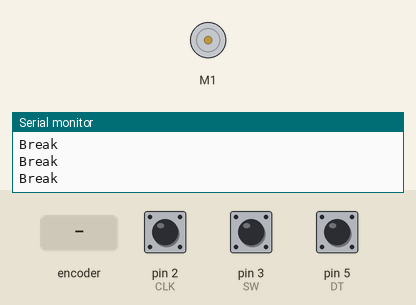
This program was run on a simulated Arduino Pro Mini, built with avr-gcc and run on an emulated ATmega328P. On the bench: DC motor (green arrow = forward, orange = backward, longer = faster), the last lines printed to the serial monitor. The inputs (shaded band) are chosen by the test bench; at power-on: pin 3 (SW) HIGH, pin 2 (CLK) HIGH, pin 5 (DT) HIGH.

Above: at 1.2 s.
1.3 s: rotary encoder on pin 2 (CLK) / pin 5 (DT) turned 3 steps (first pin leading)
At 1.43 s:
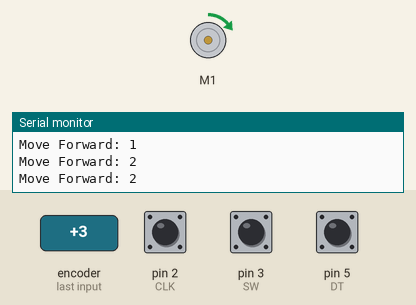
4.3 s: pin 3 (SW) pulled LOW for 0.15 s
At 5.3 s:
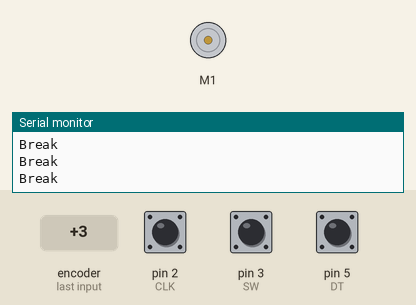
7.4 s: rotary encoder on pin 2 (CLK) / pin 5 (DT) turned 3 steps (first pin leading)
At 7.53 s:
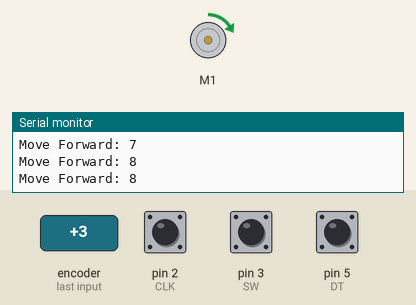
11.0 s: pin 3 (SW) driven LOW
At 12.0 s:
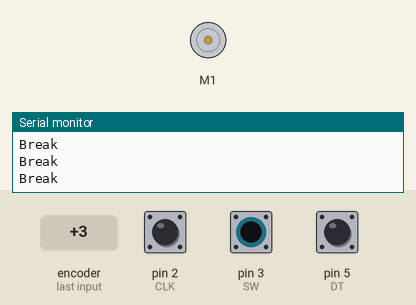
Timing chart, 0 to 14.0 s (numbered marks = the images above; inputs shaded):
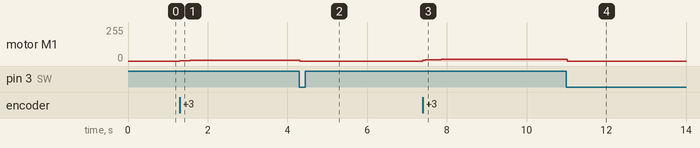

The program:

main.cpp
```cpp
/*
  Rotary Encoder - Controlling a DC Motor using L293D Shield
  modified on 23 Feb 2019
  by Saeed Hosseini
  https://electropeak.com/learn/
*/

#include <Arduino.h>
#include <AFMotor.h>

#define CLK 2
#define DT  5
#define SW  3

// int encoder_detect;
// int button_detect;

AF_DCMotor motor(1, MOTOR12_64KHZ);

int motor_dir = 0;
int State;
int old_State, change;
volatile int motor_speed = 0;
volatile boolean buttonState = false;

void encoder_detect ()  {
  buttonState = false;
  State = digitalRead(CLK);
  if (State != old_State)
  {
    if (digitalRead(DT) != State)
    {
      motor_speed ++;
      if (motor_speed >= 255) motor_speed = 255;
    }
    else {
      motor_speed --;
      if (motor_speed <= -255) motor_speed = -255;
    }
  }
  old_State = State;
}

void button_detect()
{
  buttonState = true;
}

void setup() {
  Serial.begin(9600);
  pinMode(CLK, INPUT);
  pinMode(DT, INPUT);
  pinMode(SW, INPUT_PULLUP);
  old_State = digitalRead(CLK);
  attachInterrupt (digitalPinToInterrupt(CLK), encoder_detect, CHANGE);
  attachInterrupt (digitalPinToInterrupt(SW), button_detect, FALLING);
}

void loop() {
  if (!buttonState)
  {
    if (motor_speed > 0)
    {
      motor.setSpeed(motor_speed);
      motor.run(FORWARD);
      Serial.print("Move Forward: ");
      Serial.println(motor_speed);
    }
    else if (motor_speed < 0)
    {
      motor.setSpeed((motor_speed) * (-1));
      motor.run(BACKWARD);
      Serial.print("Move Backward: ");
      Serial.println(motor_speed);
    }
  }
  if (buttonState == true || motor_speed == 0)
  {
    motor.run(RELEASE);
    Serial.println("Break");
  }
}
```

Measured:
- after the input at 1.3 s, motor M1: stopped → forward 2/255 at once, → forward 4/255 0.21 s later, → forward 6/255 0.19 s later
- after the input at 4.3 s, motor M1: forward 6/255 → stopped at once
- after the input at 7.4 s, motor M1: stopped → forward 8/255 at once, → forward 10/255 0.21 s later, → forward 12/255 0.20 s later
- after the input at 11.0 s, motor M1: forward 12/255 → stopped at once
